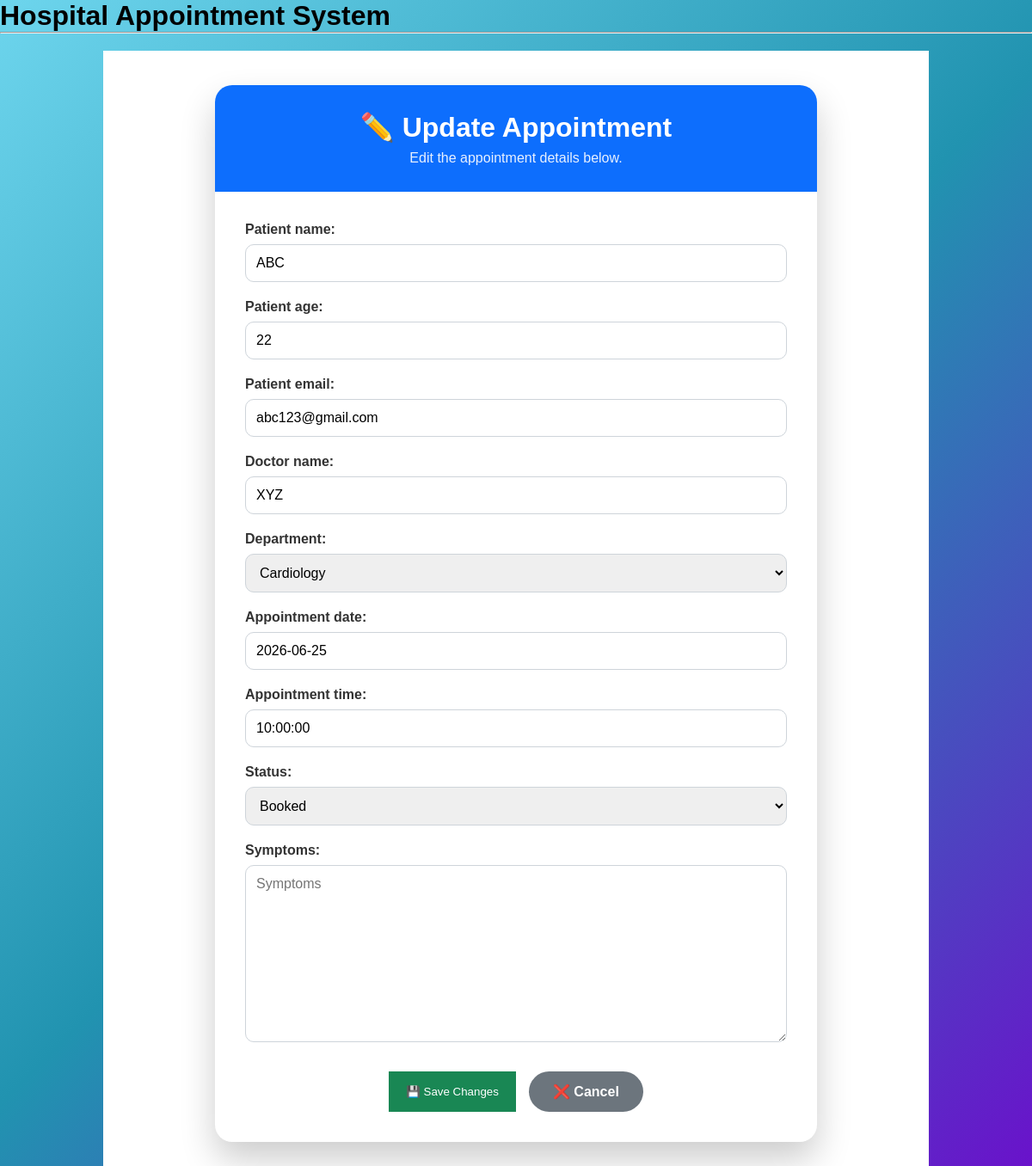
Page /appointment/update/4/ on the committed database.
### my_app/models.py (models this page shows, shortened)
class Appointment(models.Model):
    DEPARTMENT_CHOICES = [
        ('Cardiology', 'Cardiology'),
        ('Dermatology', 'Dermatology'),
        ('Orthopedics', 'Orthopedics'),
        ('General Medicine', 'General Medicine'),
        ('ENT', 'ENT'),
    ]
    STATUS_CHOICES = [
        ('Booked', 'Booked'),
        ('Completed', 'Completed'),
        ('Cancelled', 'Cancelled'),
    ]
    patient_name = models.CharField(max_length=40)
    patient_age = models.IntegerField()
    patient_email = models.EmailField(max_length=40)
    doctor_name = models.CharField(max_length=40)
    department= models.CharField(max_length=30, choices=DEPARTMENT_CHOICES)
    appointment_date = models.DateField()
    appointment_time = models.TimeField()
    status = models.CharField(max_length=30, choices=STATUS_CHOICES)
    symptoms = models.TextField(blank=True, null=True)
    created_at = models.DateTimeField(auto_now_add=True)
    updated_at = models.DateTimeField(auto_now=True)

### my_app/views.py (the view)
# urls.py: path('appointment/update/<int:pk>/',AppointmentUpdateView.as_view(),name='appointment_update'),
class AppointmentUpdateView(UpdateView):
    model = Appointment
    form_class = AppointmentForm
    template_name = 'update_appointment.html'
    success_url = reverse_lazy('home')

### my_app/forms.py
class AppointmentForm(forms.ModelForm):
    class Meta:
        model = Appointment
        fields = "__all__"
    def __init__(self, *args, **kwargs):
        super().__init__(*args, **kwargs)
        for field in self.fields.values():
            field.widget.attrs.update({
                "class": "form-control",
                "placeholder": field.label
            })

### templates/update_appointment.html (shortened to what this page needs)
{% extends 'base.html' %}
{% block content %}
<div class="container">
<div class="card">
<div class="header">
<h2>✏️ Update Appointment</h2>
<p>Edit the appointment details below.</p>
</div>
<div class="form-body">
<form method="POST">
{{ form.as_p }}
<div class="buttons">
<button type="submit" class="update">
💾 Save Changes
</button>
<a href="{% url 'appointment_list' %}" class="btn">
<button type="button" class="cancel">
❌ Cancel
</button>
</a>
</div>
</form>
</div>
</div>
</div>
{% endblock %}

### static/style.css (style rules this page uses)
body { font-family: Arial, sans-serif; background:#f5f5f5; margin:0; }
.container { width:80%; margin:auto; background:white; padding:20px; margin-top:20px; }
button { background:#28a745; color:white; border:none; padding:10px 20px; cursor:pointer; }

### templates/update_appointment.html (style rules this page uses)
* { margin:0; padding:0; box-sizing:border-box; font-family:'Poppins',sans-serif; }
body { background:linear-gradient(135deg,#6dd5ed,#2193b0,#6a11cb); min-height:100vh; }
.container { display:flex; justify-content:center; align-items:center; min-height:100vh; padding:40px; }
.card { width:100%; max-width:700px; background:#fff; border-radius:20px; box-shadow:0 20px 40px rgba(0,0,0,.2); overflow:hidden; animation:fadeIn .7s ease; }
.header { background:#0d6efd; color:white; text-align:center; padding:30px; }
.header h2 { font-size:32px; }
.header p { margin-top:8px; opacity:.9; }
.form-body { padding:35px; }
form p { margin-bottom:20px; }
form label { display:block; margin-bottom:8px; font-weight:600; color:#333; }
form input, form select, form textarea { width:100%; padding:12px; border:1px solid #ced4da; border-radius:10px; font-size:16px; transition:.3s; }
.buttons { display:flex; justify-content:center; gap:15px; margin-top:30px; flex-wrap:wrap; }
.btn { text-decoration:none; }
.btn button { border:none; padding:14px 28px; border-radius:30px; cursor:pointer; font-size:16px; font-weight:600; transition:.3s; }
.update { background:#198754; color:white; }
.cancel { background:#6c757d; color:white; }

### rows in the picture
Appointment: patient_name "ABC", patient_age "22", patient_email "abc123@gmail.com", doctor_name "XYZ", department "Cardiology", appointment_date "2026-06-25", appointment_time "10:00:00", status "Booked"
